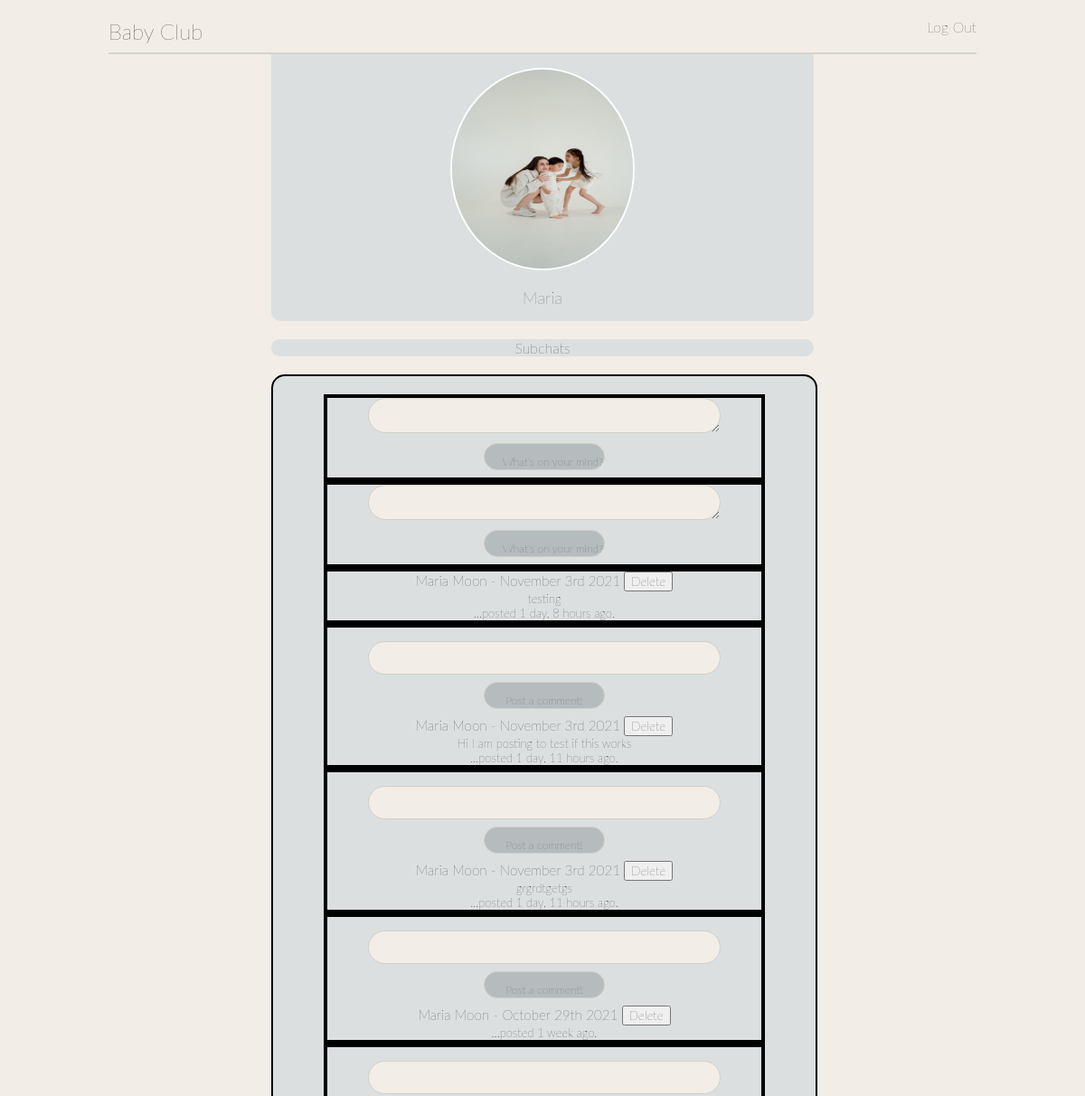
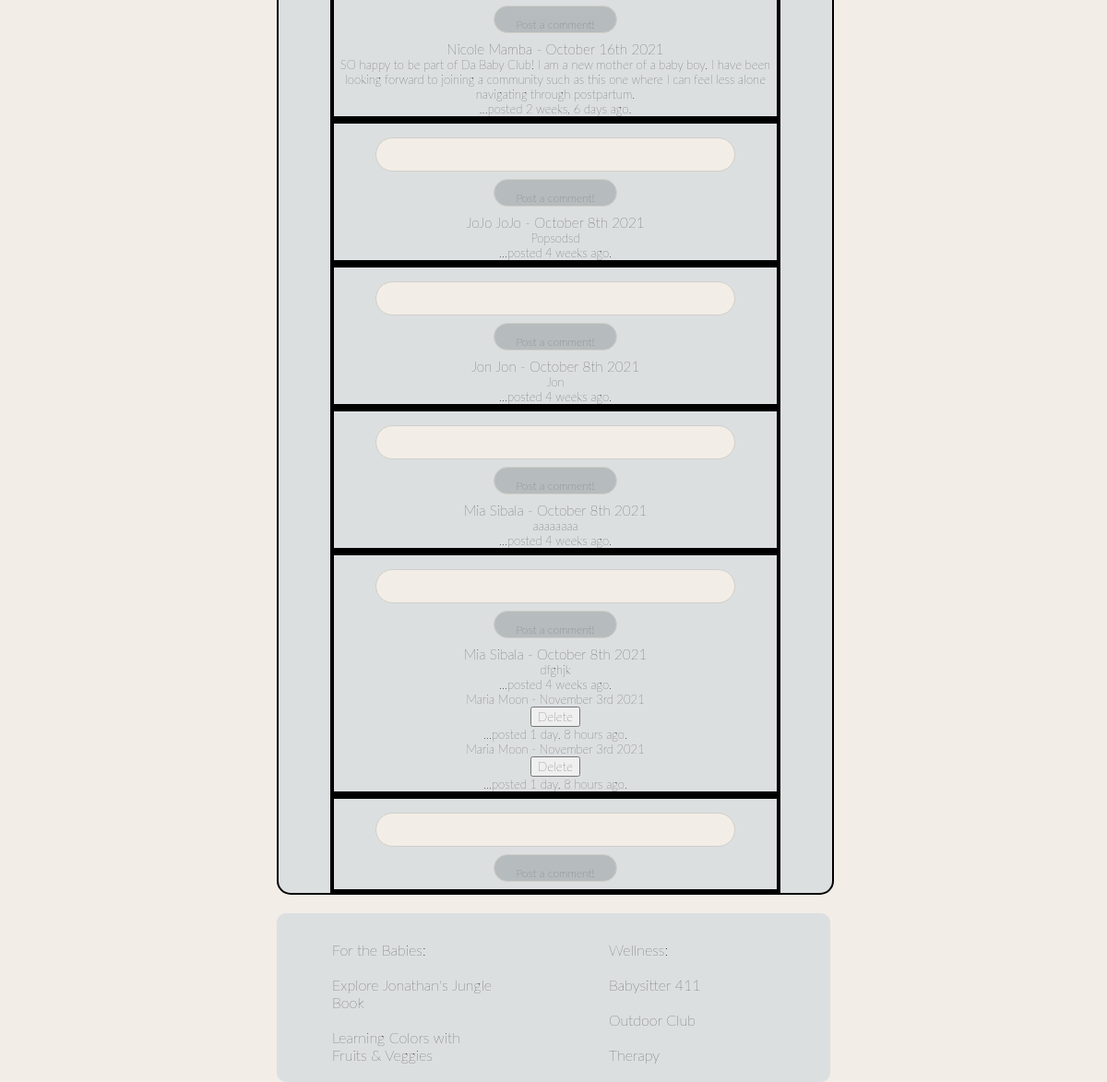
The app's page /wall (signed in) with its own data (2 pictures, top to bottom).
### apps/jungle_app/models.py (models this page shows)
class User(models.Model):
    first_name = models.CharField(max_length = 255)
    last_name = models.CharField(max_length=255)
    email = models.CharField(max_length=255)
    password = models.CharField(max_length=255)
    confirm_pw = models.CharField(max_length=255)
    created_at = models.DateTimeField(auto_now_add=True)
    updated_at = models.DateTimeField(auto_now=True)
    objects = UserManager()

class Message(models.Model):
    message = models.TextField()
    messager = models.ForeignKey(User, related_name="messages_made", on_delete=models.CASCADE)
    created_at = models.DateTimeField(auto_now_add=True)
    updated_at = models.DateTimeField(auto_now=True)

class Comment(models.Model):
    comment = models.TextField()
    commentor = models.ForeignKey(User, related_name="comments_made", on_delete=models.CASCADE)
    post = models.ForeignKey(Message, related_name="post_comments", on_delete=models.CASCADE)
    created_at = models.DateTimeField(auto_now_add=True)
    updated_at = models.DateTimeField(auto_now=True)

### apps/jungle_app/views.py (the view)
# urls.py: url(r'^wall$', views.wall),
def wall(request):
    context = {
        'posts' : Message.objects.all(),
    }
    return render(request, 'jungle_app/wall.html', context)

### apps/jungle_app/templates/jungle_app/wall.html (shortened to what this page needs)
<!DOCTYPE html>
<html lang="en">
<head>
    {% load static %}
    <link rel="stylesheet" type="text/css" href="{% static 'jungle_app/css/wall.css' %}">
</head>
<body>
    <div id="container">
        <div id="header">
            <br>
            <br>
            <div id="headerboxes"><h2 id="name">Baby Club</h2></div>
            <div id=headerboxes> <p style= "direction: rtl;"><a href="/logout">Log Out</a><h3></h3></div>
        </div>
   <div id="body">
            <div id="photo">
                {% load static %}
                <img src="{% static 'jungle_app/images/two_kids.jpg'%}" alt="My Image">
                <br>
                <h3>{{request.session.u_fname}}</h3>
            </div>
            <div id="navigation">
                <p>Subchats</p>
            </div>
             <div id="messages">
                 <div id="message_one">
                    <form action="/post" method="post">
                        <textarea id="messagebox" name="message" row="3" cols="80"></textarea>
                        <br>
                        <input id="msgbtn" type="submit" value="What's on your mind?">
                    </form>
                 </div>
                 <div id="message_one">
                    <form action="/post" method="post">
                        <textarea id="messagebox" name="message" row="3" cols="80"></textarea>
                        <br>
                        <input id="msgbtn" type="submit" value="What's on your mind?">
                    </form>
                 </div>
                 <div id="message_one">
                    {% for post in posts reversed %}
                    <h3 id="postdetails">{{post.messager.first_name}} {{post.messager.last_name}} - {{post.created_at|date:'F jS Y'}} {% if post.messager.id == request.session.u_id %} <a href="/delmsg/{{post.id}}"><button>Delete</button></a>{% endif %}</h3>
                     <p id="post">{{post.message}}</p>
                     <p id="micro">...posted {{post.created_at|timesince}} ago.</p>
                     {% for comment in post.post_comments.all %}
                     <h4 id="commentdetails">{{comment.commentor.first_name}} {{comment.commentor.last_name}} - {{comment.created_at|date:'F jS Y'}}</h4>
                     <p id="comment">{{comment.comment}} {% if comment.commentor.id == request.session.u_id %}<a href="/delcom/{{comment.id}}"><button>Delete</button></a> {% endif %}</p>
                     <p id="micro">...posted {{comment.created_at|timesince}} ago.</p>
                     {% endfor %}
                 </div>
                 <div id="message_one">
                    <form action="/comment" method="post">
                        <input id ="commentbox" type="textarea" name="comment" row="3">
                        <input id="cmtbtn" type="submit" value="Post a comment!">
                        {% endfor %}
                    </form>
                 </div>
            </div>
        </div>
        <div id="footer_body">
            <div id="footer_halves">
                <p>For the Babies:<p>
                <br>
                <p><a href="/animals">Explore Jonathan's Jungle Book</a></p>
                <br>
                <p><a href="/food">Learning Colors with Fruits & Veggies</a></p>
            </div>
            <div id="footer_halves">
                <p><b>Wellness:</b></p>
                <br>
                Babysitter 411
                <br>
                <br>
                Outdoor Club
                <br>
                <br>
                Therapy
                <br>
            </div>
        </div>
    </div>
</body>
</html>

### apps/jungle_app/static/jungle_app/css/wall.css (style rules this page uses)
* { margin: 0px auto; padding: 0px auto; font-family: lato, sans-serif; font-weight: lighter; }
@media only screen and (min-width: 320px) { #container { height: 120%; width: 100%; background-color: rgb(242,237,231); font-weight: lighter; } }
@media only screen and (min-width: 320px) { #header { padding-top: 20px; height:20%; width: 80%; display: flex; border-bottom: 2px solid rgb(212,211,205); } }
@media only screen and (min-width: 320px) { #headerboxes { height: 20%; width: 50%; } }
@media only screen and (min-width: 320px) { #body { text-align: center; height: 10%; width: 50%; } }
@media only screen and (min-width: 320px) { #photo { height: 20%; width: 100%; display: flex; flex-direction: column; color: rgb(54,60,64); padding-bottom: 15px; background-color: rgb(220,223,224); border-bottom-left-radius: 10px; border-bottom-right-radius: 10px; } }
@media only screen and (min-width: 320px) { img { border-radius: 70%; border: 2px solid white; height: 220px; margin-top: 15px; width: 200px; overflow: hidden; } }
@media only screen and (min-width: 320px) { #navigation { height: 10%; width: 100%; margin-top: 20px; margin-bottom: 20px; border-radius: 10px; background-color: rgb(220,223,224); } }
@media only screen and (min-width: 320px) { #messages { height: 60%; width: 100%; font-size: 13px; padding-top: 20px; margin-bottom: 20px; justify-content: center; border-radius: 15px; border: 2px solid black; background-color: rgb(220,223,224); } }
@media only screen and (min-width: 320px) { #message_one { width: 80%; height: 50%; border: 4px solid black; } }
@media only screen and (min-width: 320px) { #messagebox { height: 33px; width: 80%; border-radius: 50px; background-color: rgb(242,237,231); border: 1px solid rgb(208,207,200); } }
@media only screen and (min-width: 320px) { input[type=submit], select { width: 28%; height: 30px; padding: 12px 20px; margin: 8px 0; font-size: 12px; color: rgb(54,60,64); text-align: center; vertical-align: middle; border-radius: 50px; background-color: rgb(182, 188, 189); border: 1px solid rgb(208,207,200); } }
@media only screen and (min-width: 320px) { #commentbox { height: 33px; width: 80%; margin-top: 15px; border-radius: 50px; background-color: rgb(242,237,231); border: 1px solid rgb(208,207,200); } }
@media only screen and (min-width: 320px) { #footer_body { height: 40%; width: 50%; display: flex; border-radius: 10px; background-color: rgb(220,223,224); } }
@media only screen and (min-width: 320px) { #footer_halves { width: 30%; margin-top: 30px; margin-bottom: 20px; } }
@media only screen and (min-width: 320px) { a:link { text-decoration: none; color: rgb(7, 7, 0); } }

### records on screen
User: session.u_fname "Maria"
Message: messager.first_name "Maria", messager.last_name "Moon", created_at "November 3rd 2021", message "testing", created_at "1 day, 8 hours"
Message: messager.first_name "Maria", messager.last_name "Moon", created_at "November 3rd 2021", message "Hi I am posting to test if this works", created_at "1 day, 11 hours"
Message: messager.first_name "Maria", messager.last_name "Moon", created_at "November 3rd 2021", message "grgrdtgetgs", created_at "1 day, 11 hours"
Message: messager.first_name "Maria", messager.last_name "Moon", created_at "October 29th 2021", created_at "1 week"
Message: messager.first_name "Nicole", messager.last_name "Mamba", created_at "October 16th 2021", message "SO happy to be part of Da Baby Club! I am a new mother of a baby boy. I have been looking forward to joining a community such as this one where I can feel less alone navigating through postpartum.", created_at "2 weeks, 6 days"
Message: messager.first_name "JoJo", messager.last_name "JoJo", created_at "October 8th 2021", message "Popsodsd", created_at "4 weeks"
Message: messager.first_name "Jon", messager.last_name "Jon", created_at "October 8th 2021", message "Jon", created_at "4 weeks"
Message: messager.first_name "Mia", messager.last_name "Sibala", created_at "October 8th 2021", message "aaaaaaaa", created_at "4 weeks"
Message: messager.first_name "Mia", messager.last_name "Sibala", created_at "October 8th 2021", message "dfghjk", created_at "4 weeks"
Comment: commentor.first_name "Maria", commentor.last_name "Moon", created_at "November 3rd 2021", created_at "1 day, 8 hours"
Comment: commentor.first_name "Maria", commentor.last_name "Moon", created_at "November 3rd 2021", created_at "1 day, 8 hours"
